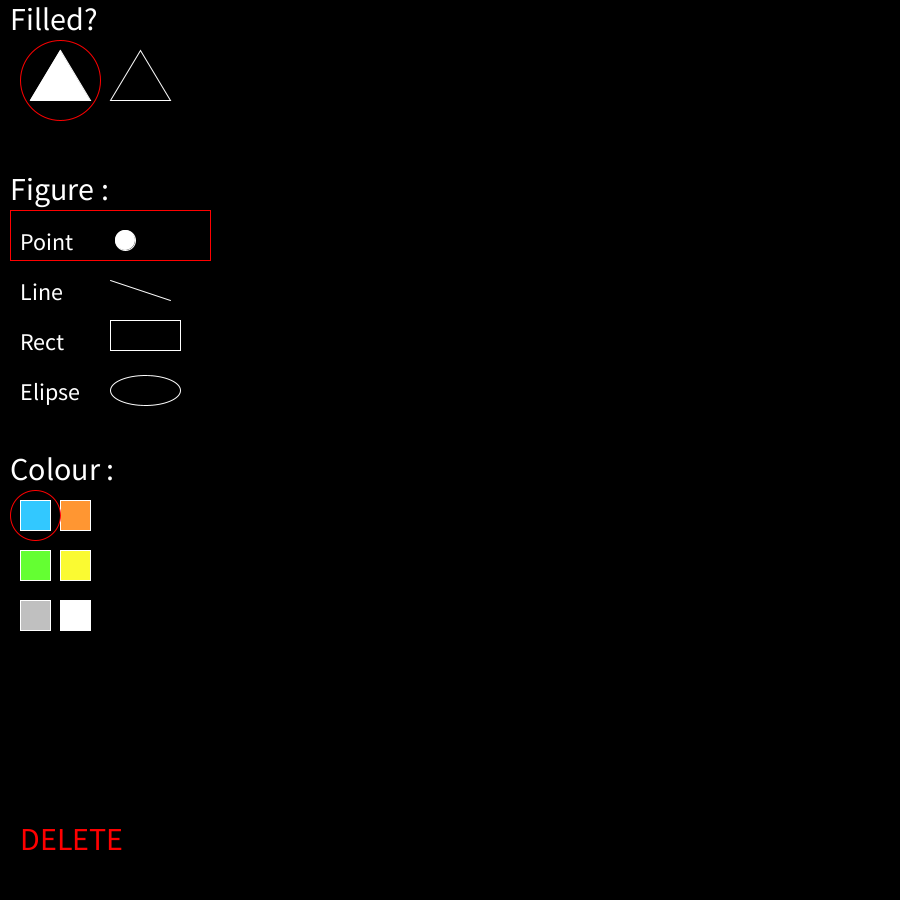
Frame 1 (no input)
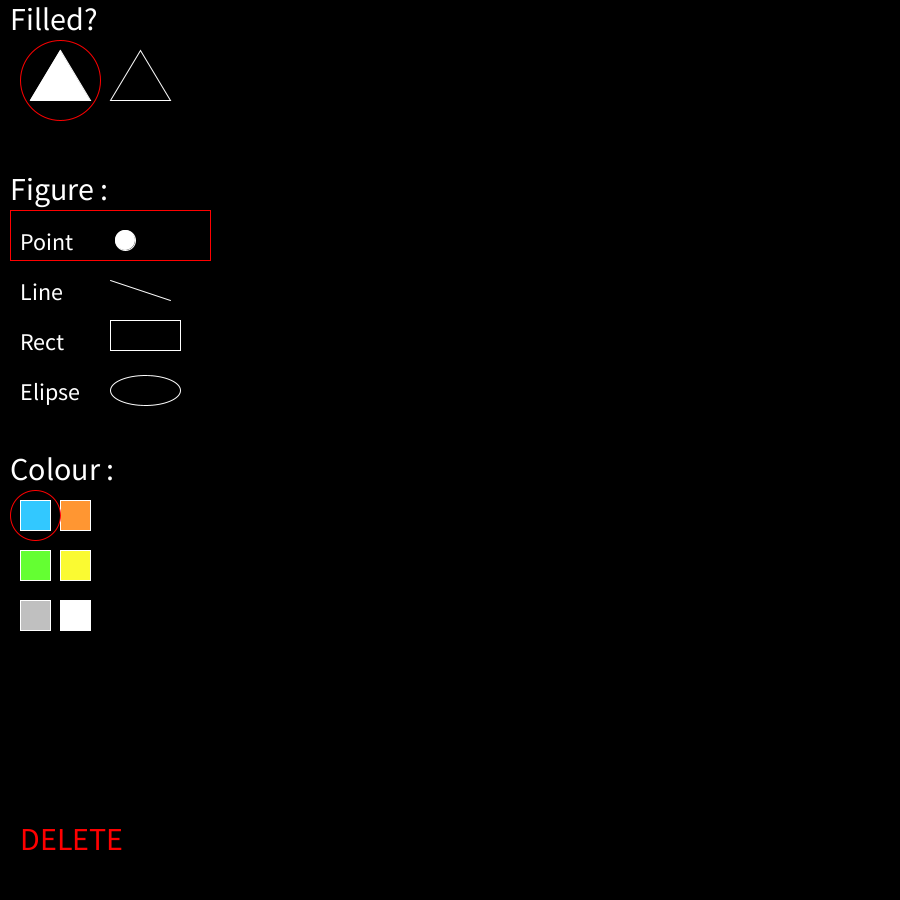
Frame 60 (the mouse pressed at the canvas centre just before this capture)
Frame 120 (the mouse held since frame 60 and released just before this capture): identical to frame 60, image omitted

The Processing sketch that drew these frames (run headless with seeded random() and noise(); from frame 60 on, the mouse is pressed at the canvas centre):

// Processing sketch: mini_paint
// ── mini_paint.pde
boolean filled = true;

enum FIGURE{
  point, 
  line,
  rectangle,
  ellipse
};
FIGURE currentFigure = FIGURE.point;

enum COLOUR{
  blue,
  orange,
  green,
  yellow,
  black,
  white
}
COLOUR currentColour = COLOUR.blue;

class Drawing{
  FIGURE figure;
  COLOUR colour;
  boolean filled = false;
  PVector p1, p2;
  boolean finishedFigure = false;
  
  void display(){
    if(!finishedFigure){
      displayPrevisualization();
      return;
    }
    
    stroke(getColor(colour));
    if(filled){
      fill(getColor(colour));
    }else{
      noFill();
    }
    switch(figure){
      case point:  
        circle(p1.x, p1.y, p1.dist(p2));
        break;
      case line:
        line(p1.x, p1.y, p2.x, p2.y);
        break;
      case rectangle:
        rect(p1.x, p1.y, p2.x-p1.x, p2.y-p1.y);
        break;
      case ellipse:
        ellipse(p1.x, p1.y, p2.x-p1.x, p2.y-p1.y);
        break;
       default:
    }
  }
  
  void displayPrevisualization(){
    noFill();
    strokeWeight(1);
    stroke(192);
    
    switch(figure){
      case point:  
        circle(p1.x, p1.y, p1.dist(new PVector(mouseX, mouseY)));
        break;
      case line:
        line(p1.x, p1.y, mouseX, mouseY);
        break;
      case rectangle:
        rect(p1.x, p1.y, mouseX-p1.x, mouseY-p1.y);
        break;
      case ellipse:
        ellipse(p1.x, p1.y, mouseX-p1.x, mouseY-p1.y);
        break;
       default:
    }
    
  }
}

ArrayList<Drawing> drawings = new ArrayList<Drawing>();

void setup(){
  size(900, 900);
}

void draw(){
  background(0);
  drawFilledOptions(filled);
  drawFigureOptions(currentFigure);
  drawColorOptions(currentColour);
  drawDeleteOption();
  keyPressedOptions();
  printDrawings();
}

void drawFilledOptions(boolean filled){
  stroke(255);
  textSize(32);
  fill(255);
  text("Filled?", 10, 30); 
  
  fill(0, 102, 153);
  fill(255);
  triangle(30, 100, 60, 50, 90, 100);

  noFill();
  triangle(110, 100, 140, 50, 170, 100);
  
  stroke(255, 0, 0);
  if(filled){
    circle(60, 80, 80);
  }else{
    circle(140, 80, 80);
  }
}

void drawFigureOptions(FIGURE figure){
  stroke(255);
  textSize(32);
  fill(255);
  text("Figure : ", 10, 200); 
  
  
  textSize(24);
  text("Point", 20, 250);
  circle(125, 240, 20);
  
  fill(255);
  text("Line", 20, 300);
  noFill();
  line(110, 280, 170, 300);
  
  fill(255);
  text("Rect", 20, 350);
  noFill();
  rect(110, 320, 70, 30);
  
  fill(255);
  text("Elipse", 20, 400);
  noFill();
  ellipse(145, 390, 70, 30);
  
  noFill();
  stroke(255,0,0);
  switch(figure){
    case point:  
      rect(10, 210, 200, 50);
      break;
    case line:
      rect(10, 260, 200, 50);
      break;
    case rectangle:
      rect(10, 310, 200, 50);
      break;
    case ellipse:
      rect(10, 360, 200, 50);
      break;
     default:
  }
  stroke(0);
}

void drawColorOptions(COLOUR colour){
  stroke(255);
  textSize(32);
  fill(255);
  text("Colour : ", 10, 480);
  
  noFill();
  fill(getColor(COLOUR.blue));
  rect(20, 500, 30, 30);
  fill(getColor(COLOUR.orange));
  rect(60, 500, 30, 30);
  fill(getColor(COLOUR.green));
  rect(20, 550, 30, 30);
  fill(getColor(COLOUR.yellow));
  rect(60, 550, 30, 30);
  fill(getColor(COLOUR.black));
  rect(20, 600, 30, 30);
  fill(getColor(COLOUR.white));
  rect(60, 600, 30, 30);
  
  stroke(255,0,0);
  noFill();
  switch(colour){
    case blue:
      circle(35, 515, 50);
      break;
    case orange:
      circle(75, 515, 60);
      break;
    case green:
      circle(35, 565, 60);
      break;
    case yellow:
      circle(75, 565, 60);
      break;
    case black:
      circle(35, 615, 60);
      break;
    case white:
      circle(75, 615, 60);
      break;
    default:
      circle(75, 615, 60);
      break;
  }
}

void drawDeleteOption(){
  stroke(0);
  textSize(32);
  fill(255, 0, 0);
  text("DELETE", 20, 850);
}

color getColor(COLOUR colour){
  switch(colour){
    case blue:
      return color(50, 200, 255);
    case orange:
      return color(255, 150, 50);
    case green:
      return color(100, 255, 50);
    case yellow:
      return color(250, 250, 50);
    case black:
      return color(192);
    case white:
      return color(255);
    default:
      return color(255);
  }
}

void mouseClicked() {
    clickPressedOptions();
}

void mousePressed(){
  // Avoid contact with the options menu.
  if(mouseX <= 240){
    return;
  }
  
  
  Drawing d = new Drawing();
  
  d.figure = currentFigure;
  d.colour = currentColour;
  d.filled = filled;
  d.p1 = new PVector(mouseX, mouseY);
  
 drawings.add(d);
 
}

void mouseReleased(){
  if(mouseX <= 240){
    if(drawings.size() != 0){
      if(drawings.get(drawings.size() - 1).finishedFigure == false){
        print("removing figure");
        drawings.remove(drawings.size() - 1);
      }
    }
    return;
  }
  
  if(drawings.size() == 0){
    return;
  }  
  
  // TODO: Check for release of the mouse to draw a figure.
  Drawing currentDrawing = drawings.get(drawings.size() - 1);
  currentDrawing.p2 = new PVector(mouseX, mouseY);
  currentDrawing.finishedFigure = true;
}

void clickPressedOptions(){
  // Fill picker :
  if(overOption(30, 30, 60, 90)){
    filled = true;
  }
  else if(overOption(110, 30, 60, 90)){
    filled = false;
  }
  
  // Figure picker :
  else if(overOption(20, 230, 190, 40)){
    currentFigure = FIGURE.point;
  } 
  else if(overOption(15, 280, 190, 40)){
    currentFigure = FIGURE.line;
  }
  else if(overOption(15, 330, 190, 40)){
    currentFigure = FIGURE.rectangle;
  }
  else if(overOption(15, 380, 190, 40)){
    currentFigure = FIGURE.ellipse;
  }
  
  // Colour picker : 
  else if(overOption(20, 500, 30, 30)){
    currentColour = COLOUR.blue;
  }
  else if(overOption(60, 500, 30, 30)){
    currentColour = COLOUR.orange;
  }
  else if(overOption(20, 550, 30, 30)){
    currentColour = COLOUR.green;
  }
  else if(overOption(60, 550, 30, 30)){
    currentColour = COLOUR.yellow;
  }
  else if(overOption(20, 600, 30, 30)){
    currentColour = COLOUR.black;
  }
  else if(overOption(60, 600, 30, 30)){
    currentColour = COLOUR.white;
  }
  
  // Delete option : 
  else if(overOption(10, 830, 150, 130)){
    deleteDrawings();
  }
}
void keyPressedOptions(){
  if (keyPressed) {
    if (key == 'p' || key == 'P') {
      currentFigure = FIGURE.point;
    }
    else if (key == 'l' || key == 'L') {
      currentFigure = FIGURE.line;
    }
    else if (key == 'r' || key == 'R') {
      currentFigure = FIGURE.rectangle;
    }
    else if (key == 'e' || key == 'E') {
      currentFigure = FIGURE.ellipse;
    }
  }
}

void printDrawings(){
  for (int i = 0; i < drawings.size(); i++) {
    Drawing d = drawings.get(i);
    d.display();
  }
}

void deleteDrawings(){
  for (int i = drawings.size(); i-- != 0; drawings.remove(i));
}

boolean overOption(int x, int y, int width, int height)  {
  if (mouseX >= x && mouseX <= x+width && 
      mouseY >= y && mouseY <= y+height) {
    return true;
  } else {
    return false;
  }
}
